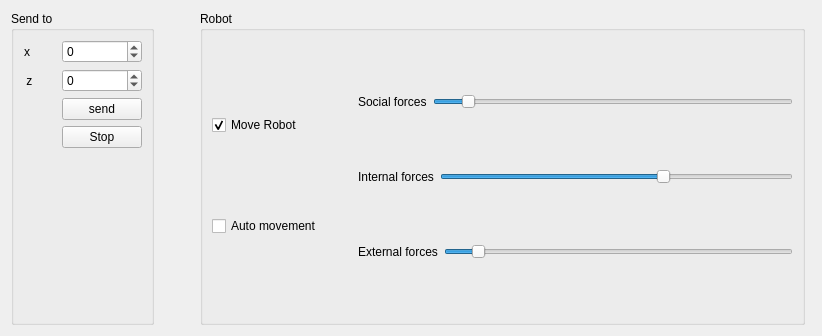
<?xml version="1.0" encoding="UTF-8"?>
<ui version="4.0">
 <class>local_guiDlg</class>
 <widget class="QWidget" name="local_guiDlg">
  <property name="geometry">
   <rect>
    <x>0</x>
    <y>0</y>
    <width>822</width>
    <height>336</height>
   </rect>
  </property>
  <property name="windowTitle">
   <string>navigationComp</string>
  </property>
  <layout class="QHBoxLayout" name="horizontalLayout_2">
   <item>
    <widget class="QGroupBox" name="groupBox">
     <property name="maximumSize">
      <size>
       <width>200</width>
       <height>16777215</height>
      </size>
     </property>
     <property name="title">
      <string>Send to</string>
     </property>
     <layout class="QHBoxLayout" name="horizontalLayout">
      <item>
       <layout class="QFormLayout" name="formLayout">
        <property name="labelAlignment">
         <set>Qt::AlignCenter</set>
        </property>
        <item row="0" column="0">
         <widget class="QLabel" name="label">
          <property name="text">
           <string>x       </string>
          </property>
         </widget>
        </item>
        <item row="1" column="0">
         <widget class="QLabel" name="label_2">
          <property name="text">
           <string> z       </string>
          </property>
         </widget>
        </item>
        <item row="0" column="1">
         <widget class="QSpinBox" name="x_spinbox">
          <property name="maximumSize">
           <size>
            <width>150</width>
            <height>16777215</height>
           </size>
          </property>
          <property name="minimum">
           <number>-10000</number>
          </property>
          <property name="maximum">
           <number>10000</number>
          </property>
         </widget>
        </item>
        <item row="1" column="1">
         <widget class="QSpinBox" name="z_spinbox">
          <property name="maximumSize">
           <size>
            <width>150</width>
            <height>16777215</height>
           </size>
          </property>
          <property name="minimum">
           <number>-10000</number>
          </property>
          <property name="maximum">
           <number>10000</number>
          </property>
         </widget>
        </item>
        <item row="2" column="1">
         <widget class="QPushButton" name="send_button">
          <property name="maximumSize">
           <size>
            <width>100</width>
            <height>16777215</height>
           </size>
          </property>
          <property name="text">
           <string>send</string>
          </property>
         </widget>
        </item>
        <item row="3" column="1">
         <widget class="QPushButton" name="stop_button">
          <property name="text">
           <string>Stop</string>
          </property>
         </widget>
        </item>
       </layout>
      </item>
     </layout>
    </widget>
   </item>
   <item>
    <spacer name="horizontalSpacer">
     <property name="orientation">
      <enum>Qt::Horizontal</enum>
     </property>
     <property name="sizeType">
      <enum>QSizePolicy::Fixed</enum>
     </property>
     <property name="sizeHint" stdset="0">
      <size>
       <width>40</width>
       <height>20</height>
      </size>
     </property>
    </spacer>
   </item>
   <item>
    <widget class="QGroupBox" name="groupBox_2">
     <property name="title">
      <string>Robot</string>
     </property>
     <layout class="QHBoxLayout" name="horizontalLayout_6">
      <item>
       <layout class="QVBoxLayout" name="verticalLayout_13">
        <item>
         <widget class="QCheckBox" name="robotMov_checkbox">
          <property name="text">
           <string>Move Robot</string>
          </property>
          <property name="checked">
           <bool>true</bool>
          </property>
         </widget>
        </item>
        <item>
         <widget class="QCheckBox" name="autoMov_checkbox">
          <property name="text">
           <string>Auto movement</string>
          </property>
          <property name="checked">
           <bool>false</bool>
          </property>
         </widget>
        </item>
       </layout>
      </item>
      <item>
       <spacer name="horizontalSpacer_2">
        <property name="orientation">
         <enum>Qt::Horizontal</enum>
        </property>
        <property name="sizeType">
         <enum>QSizePolicy::Maximum</enum>
        </property>
        <property name="sizeHint" stdset="0">
         <size>
          <width>30</width>
          <height>20</height>
         </size>
        </property>
       </spacer>
      </item>
      <item>
       <layout class="QVBoxLayout" name="verticalLayout_4">
        <item>
         <layout class="QHBoxLayout" name="horizontalLayout_3">
          <item>
           <widget class="QLabel" name="label_3">
            <property name="text">
             <string>Social forces</string>
            </property>
           </widget>
          </item>
          <item>
           <widget class="QSlider" name="ks_slider">
            <property name="maximum">
             <number>500</number>
            </property>
            <property name="value">
             <number>40</number>
            </property>
            <property name="orientation">
             <enum>Qt::Horizontal</enum>
            </property>
           </widget>
          </item>
         </layout>
        </item>
        <item>
         <layout class="QHBoxLayout" name="horizontalLayout_9">
          <item>
           <widget class="QLabel" name="label_5">
            <property name="text">
             <string>Internal forces</string>
            </property>
           </widget>
          </item>
          <item>
           <widget class="QSlider" name="ki_slider">
            <property name="maximum">
             <number>500</number>
            </property>
            <property name="value">
             <number>320</number>
            </property>
            <property name="orientation">
             <enum>Qt::Horizontal</enum>
            </property>
           </widget>
          </item>
         </layout>
        </item>
        <item>
         <layout class="QHBoxLayout" name="horizontalLayout_8">
          <item>
           <widget class="QLabel" name="label_4">
            <property name="text">
             <string>External forces</string>
            </property>
           </widget>
          </item>
          <item>
           <widget class="QSlider" name="ke_slider">
            <property name="maximum">
             <number>500</number>
            </property>
            <property name="value">
             <number>40</number>
            </property>
            <property name="sliderPosition">
             <number>40</number>
            </property>
            <property name="orientation">
             <enum>Qt::Horizontal</enum>
            </property>
           </widget>
          </item>
         </layout>
        </item>
       </layout>
      </item>
     </layout>
    </widget>
   </item>
   <item>
    <widget class="Line" name="line">
     <property name="orientation">
      <enum>Qt::Horizontal</enum>
     </property>
    </widget>
   </item>
  </layout>
 </widget>
 <resources/>
 <connections/>
</ui>
